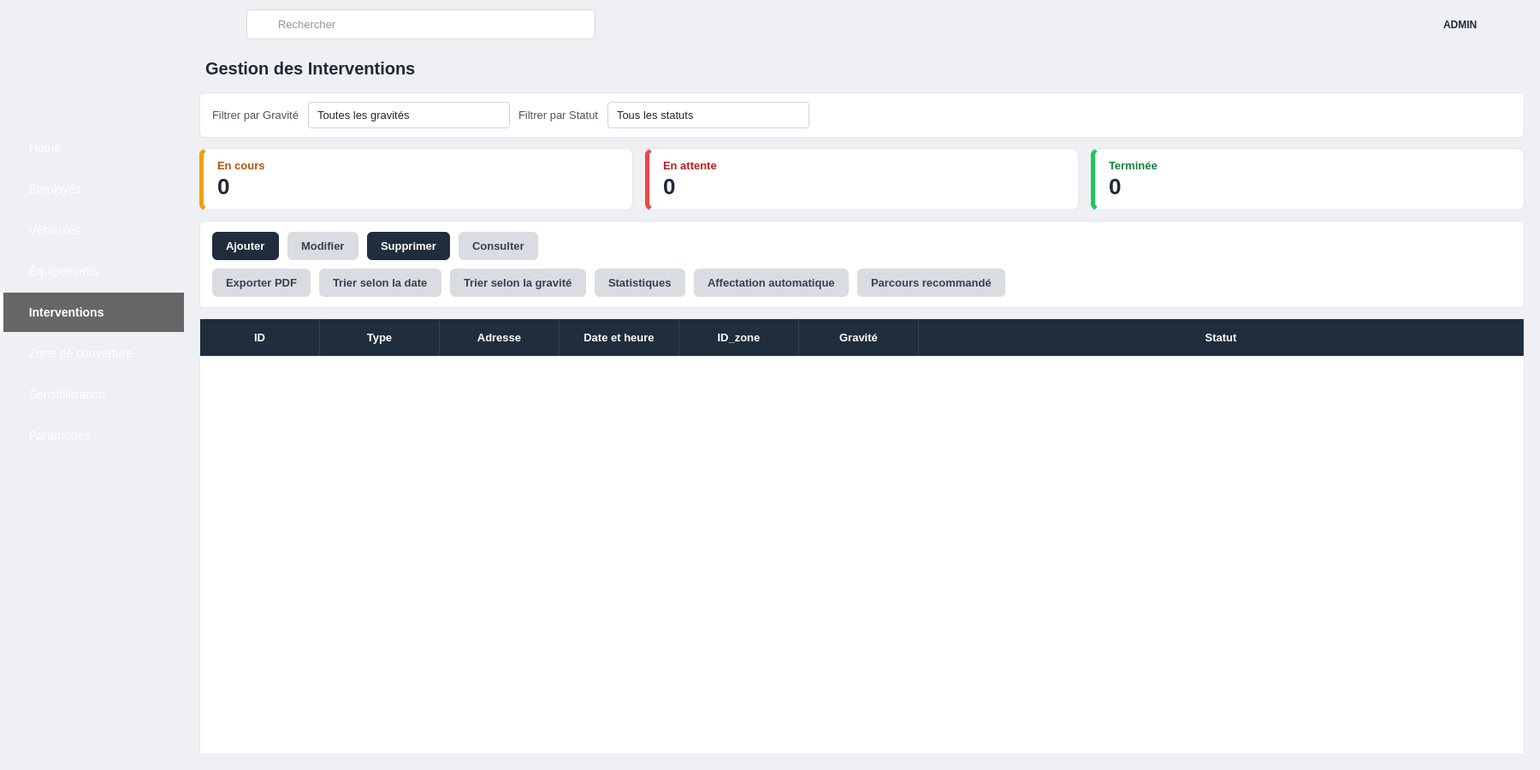
<?xml version="1.0" encoding="UTF-8"?>
<ui version="4.0">
 <class>GestionInterventions</class>
 <widget class="QWidget" name="GestionInterventions">
  <property name="geometry">
   <rect>
    <x>0</x>
    <y>0</y>
    <width>1800</width>
    <height>900</height>
   </rect>
  </property>
  <property name="windowTitle">
   <string>Gestion des interventions</string>
  </property>
  <property name="styleSheet">
   <string notr="true">* { font-family: &quot;Segoe UI&quot;, &quot;Helvetica Neue&quot;, Arial; font-size: 13px; color: #1f2937; }
QWidget#GestionInterventions { background: #eef0f4; }
QFrame#centerFrame, QFrame#content { background: #eef0f4; border: none; }
QLabel { background: transparent; }

/* ---- Sidebar (image + voile rouge) ---- */
QFrame#sidebar { border-image: url(:/images/sidebar_bg.png) 0 0 0 0 stretch stretch; }
QFrame#sidebar QLabel { background: transparent; border: none; }
QFrame#sidebar QPushButton {
    background: transparent; color: #ffffff; border: none; border-left: 4px solid transparent;
    text-align: left; padding: 12px 18px 12px 22px; font-size: 14px; min-height: 22px;
}
QFrame#sidebar QPushButton:hover   { background: rgba(0,0,0,0.22); }
QFrame#sidebar QPushButton:checked { background: rgba(0,0,0,0.58); font-weight: bold; border-left: 4px solid #ffffff; }

/* ---- Barre du haut ---- */
QFrame#topBar { background: #eef0f4; border: none; }
QLineEdit#searchEdit {
    background: #e2e5ea url(:/icons/search.png) no-repeat left center;
    border: 1px solid #d5d9df; border-radius: 6px; padding: 8px 12px 8px 34px; min-width: 360px; max-width: 360px;
}
QPushButton#btnMenu, QPushButton#btnNotif, QPushButton#btnSettings, QPushButton#btnPower {
    background: transparent; border: none; padding: 6px; border-radius: 6px;
}
QPushButton#btnMenu:hover, QPushButton#btnNotif:hover, QPushButton#btnSettings:hover, QPushButton#btnPower:hover { background: #dfe3e8; }
QLabel#labelAdmin { font-weight: bold; font-size: 12px; color: #1f2937; }

QLabel#labelTitle { font-size: 20px; font-weight: bold; color: #1f2937; padding: 4px 2px; }

/* ---- Filtres ---- */
QFrame#filtersFrame { background: white; border: 1px solid #e3e6ea; border-radius: 6px; }
QFrame#filtersFrame QLabel { border: none; color: #4b5563; }
QComboBox { background: white; border: 1px solid #cfd4da; border-radius: 4px; padding: 6px 10px; min-width: 190px; }
QComboBox::drop-down { border: none; width: 22px; }
QComboBox QAbstractItemView { background: white; selection-background-color: #fde2e2; selection-color: #1f2937; border: 1px solid #cfd4da; }

/* ---- Cartes ---- */
QFrame#cardEnCours, QFrame#cardEnAttente, QFrame#cardTerminee {
    background: white; border: 1px solid #e3e6ea; border-radius: 8px; min-width: 190px;
}
QFrame#cardEnCours   { border-left: 5px solid #f59e0b; }
QFrame#cardEnAttente { border-left: 5px solid #ef4444; }
QFrame#cardTerminee  { border-left: 5px solid #22c55e; }
QFrame#cardEnCours QLabel, QFrame#cardEnAttente QLabel, QFrame#cardTerminee QLabel { border: none; }
QLabel#lblEnCoursTitle   { color: #b45309; font-weight: bold; }
QLabel#lblEnAttenteTitle { color: #b91c1c; font-weight: bold; }
QLabel#lblTermineeTitle  { color: #15803d; font-weight: bold; }
QLabel#lblEnCours, QLabel#lblEnAttente, QLabel#lblTerminee { font-size: 26px; font-weight: bold; }

/* ---- Actions ---- */
QFrame#actionsFrame { background: white; border: 1px solid #e3e6ea; border-radius: 6px; }
QFrame#actionsFrame QPushButton {
    background: #d9dce1; color: #374151; border: none; border-radius: 6px;
    padding: 9px 16px; font-weight: 600; text-align: left;
}
QFrame#actionsFrame QPushButton:hover { background: #cdd1d7; }
QFrame#actionsFrame QPushButton:pressed { background: #b9bec6; }
QFrame#actionsFrame QPushButton#btnAjouter, QFrame#actionsFrame QPushButton#btnSupprimer { background: #1f2d3d; color: white; }
QFrame#actionsFrame QPushButton#btnAjouter:hover, QFrame#actionsFrame QPushButton#btnSupprimer:hover { background: #2d4157; }

/* ---- Tableau ---- */
QFrame#tableFrame { background: white; border: 1px solid #e3e6ea; border-radius: 4px; }
QTableWidget { background: white; alternate-background-color: #f5f6f8; border: none; selection-background-color: #fde2e2; selection-color: #1f2937; }
QTableWidget::item { padding: 6px; border-bottom: 1px solid #e8eaee; }
QHeaderView { background: #1f2d3d; }
QHeaderView::section { background: #1f2d3d; color: white; font-weight: bold; padding: 12px 8px; border: none; border-right: 1px solid #2f4054; }
QTableCornerButton::section { background: #1f2d3d; border: none; }
QScrollBar:vertical { background: transparent; width: 10px; }
QScrollBar::handle:vertical { background: #c3c8d0; border-radius: 5px; min-height: 30px; }
QScrollBar::add-line, QScrollBar::sub-line { height: 0; width: 0; }

/* ---- Panneau de droite ---- */
QFrame#rightPanel { background: #eef0f4; border: none; }
QFrame#panelChat, QFrame#panelDispatch, QFrame#panelComm { background: white; border: 1px solid #e3e6ea; border-radius: 6px; }
QFrame#rightPanel QLabel { border: none; }
QLabel#panelChatTitle, QLabel#panelDispatchTitle, QLabel#panelCommTitle { font-weight: bold; font-size: 14px; }
QTextEdit#chatView { background: white; border: none; min-height: 110px; }
QFrame#rightPanel QLineEdit { background: white; border: 1px solid #d5d9df; border-radius: 4px; padding: 8px; }
QFrame#rightPanel QPushButton { background: #1f2d3d; color: white; border: none; border-radius: 5px; padding: 9px 16px; font-weight: bold; }
QFrame#rightPanel QPushButton:hover { background: #2d4157; }
QLabel#lblUniteChef, QLabel#lblDispo, QLabel#lblProgress, QLabel#lblEmail, QLabel#lblSms { color: #4b5563; font-size: 12px; }
QLabel#lblJour, QLabel#lblNuit, QLabel#lblWeekend { color: #4b5563; font-size: 12px; }

QProgressBar { background: #e5e7eb; border: none; border-radius: 5px; min-height: 10px; max-height: 10px; }
QProgressBar::chunk { background: #22a559; border-radius: 5px; }
QProgressBar#barWeekend::chunk, QProgressBar#barProgress::chunk { background: #d32f2f; }

QPushButton#btnNotifier { background: #dbeafe; color: #1d4ed8; font-weight: 600; padding: 9px 6px; }
QPushButton#btnAlerte   { background: #fee2e2; color: #dc2626; font-weight: 600; padding: 9px 6px; }
QFrame#rightPanel QPushButton#btnNotifier:hover { background: #c7dcfb; }
QFrame#rightPanel QPushButton#btnAlerte:hover   { background: #fbcfcf; }
QFrame#rightPanel QPushButton#btnNotifier { background: #dbeafe; color: #1d4ed8; padding: 9px 6px; }
QFrame#rightPanel QPushButton#btnAlerte   { background: #fee2e2; color: #dc2626; padding: 9px 6px; }
QFrame#rightPanel QPushButton#btnGenerer  { background: #26364a; }
QFrame#rightPanel QPushButton#btnEnvoyerEmail { background: #e53935; }
QFrame#rightPanel QPushButton#btnEnvoyerEmail:hover { background: #c62828; }
QFrame#rightPanel QPushButton#btnEnvoyerSms { background: #1f6fe0; }
QFrame#rightPanel QPushButton#btnEnvoyerWhatsapp { background: #22a559; }
</string>
  </property>
  <layout class="QHBoxLayout" name="rootLayout">
   <property name="spacing">
    <number>0</number>
   </property>
   <property name="leftMargin">
    <number>0</number>
   </property>
   <property name="topMargin">
    <number>0</number>
   </property>
   <property name="rightMargin">
    <number>0</number>
   </property>
   <property name="bottomMargin">
    <number>0</number>
   </property>
   <item>
    <widget class="QFrame" name="sidebar">
     <property name="minimumSize">
      <size>
       <width>215</width>
       <height>0</height>
      </size>
     </property>
     <property name="maximumSize">
      <size>
       <width>215</width>
       <height>16777215</height>
      </size>
     </property>
     <layout class="QVBoxLayout" name="sidebarLayout">
      <property name="spacing">
       <number>2</number>
      </property>
      <property name="leftMargin">
       <number>0</number>
      </property>
      <property name="topMargin">
       <number>24</number>
      </property>
      <property name="rightMargin">
       <number>0</number>
      </property>
      <property name="bottomMargin">
       <number>24</number>
      </property>
      <item alignment="Qt::AlignmentFlag::AlignHCenter">
       <widget class="QLabel" name="logoLabel">
        <property name="minimumSize">
         <size>
          <width>124</width>
          <height>124</height>
         </size>
        </property>
        <property name="maximumSize">
         <size>
          <width>124</width>
          <height>124</height>
         </size>
        </property>
        <property name="text">
         <string/>
        </property>
        <property name="pixmap">
         <pixmap resource="interventions.qrc">:/images/logo.png</pixmap>
        </property>
        <property name="scaledContents">
         <bool>true</bool>
        </property>
       </widget>
      </item>
      <item>
       <widget class="QPushButton" name="btnHome">
        <property name="cursor">
         <cursorShape>PointingHandCursor</cursorShape>
        </property>
        <property name="text">
         <string>  Home</string>
        </property>
        <property name="icon">
         <iconset resource="interventions.qrc">
          <normaloff>:/icons/home.png</normaloff>:/icons/home.png</iconset>
        </property>
        <property name="iconSize">
         <size>
          <width>22</width>
          <height>22</height>
         </size>
        </property>
        <property name="checkable">
         <bool>true</bool>
        </property>
        <property name="autoExclusive">
         <bool>true</bool>
        </property>
       </widget>
      </item>
      <item>
       <widget class="QPushButton" name="btnEmployes">
        <property name="cursor">
         <cursorShape>PointingHandCursor</cursorShape>
        </property>
        <property name="text">
         <string>  Employés</string>
        </property>
        <property name="icon">
         <iconset resource="interventions.qrc">
          <normaloff>:/icons/employes.png</normaloff>:/icons/employes.png</iconset>
        </property>
        <property name="iconSize">
         <size>
          <width>22</width>
          <height>22</height>
         </size>
        </property>
        <property name="checkable">
         <bool>true</bool>
        </property>
        <property name="autoExclusive">
         <bool>true</bool>
        </property>
       </widget>
      </item>
      <item>
       <widget class="QPushButton" name="btnVehicules">
        <property name="cursor">
         <cursorShape>PointingHandCursor</cursorShape>
        </property>
        <property name="text">
         <string>  Véhicules</string>
        </property>
        <property name="icon">
         <iconset resource="interventions.qrc">
          <normaloff>:/icons/vehicules.png</normaloff>:/icons/vehicules.png</iconset>
        </property>
        <property name="iconSize">
         <size>
          <width>22</width>
          <height>22</height>
         </size>
        </property>
        <property name="checkable">
         <bool>true</bool>
        </property>
        <property name="autoExclusive">
         <bool>true</bool>
        </property>
       </widget>
      </item>
      <item>
       <widget class="QPushButton" name="btnEquipements">
        <property name="cursor">
         <cursorShape>PointingHandCursor</cursorShape>
        </property>
        <property name="text">
         <string>  Équipements</string>
        </property>
        <property name="icon">
         <iconset resource="interventions.qrc">
          <normaloff>:/icons/equipements.png</normaloff>:/icons/equipements.png</iconset>
        </property>
        <property name="iconSize">
         <size>
          <width>22</width>
          <height>22</height>
         </size>
        </property>
        <property name="checkable">
         <bool>true</bool>
        </property>
        <property name="autoExclusive">
         <bool>true</bool>
        </property>
       </widget>
      </item>
      <item>
       <widget class="QPushButton" name="btnInterventions">
        <property name="cursor">
         <cursorShape>PointingHandCursor</cursorShape>
        </property>
        <property name="text">
         <string>  Interventions</string>
        </property>
        <property name="icon">
         <iconset resource="interventions.qrc">
          <normaloff>:/icons/interventions.png</normaloff>:/icons/interventions.png</iconset>
        </property>
        <property name="iconSize">
         <size>
          <width>22</width>
          <height>22</height>
         </size>
        </property>
        <property name="checkable">
         <bool>true</bool>
        </property>
        <property name="checked">
         <bool>true</bool>
        </property>
        <property name="autoExclusive">
         <bool>true</bool>
        </property>
       </widget>
      </item>
      <item>
       <widget class="QPushButton" name="btnZones">
        <property name="cursor">
         <cursorShape>PointingHandCursor</cursorShape>
        </property>
        <property name="text">
         <string>  Zone de couverture</string>
        </property>
        <property name="icon">
         <iconset resource="interventions.qrc">
          <normaloff>:/icons/zones.png</normaloff>:/icons/zones.png</iconset>
        </property>
        <property name="iconSize">
         <size>
          <width>22</width>
          <height>22</height>
         </size>
        </property>
        <property name="checkable">
         <bool>true</bool>
        </property>
        <property name="autoExclusive">
         <bool>true</bool>
        </property>
       </widget>
      </item>
      <item>
       <widget class="QPushButton" name="btnSensibilisation">
        <property name="cursor">
         <cursorShape>PointingHandCursor</cursorShape>
        </property>
        <property name="text">
         <string>  Sensibilisation</string>
        </property>
        <property name="icon">
         <iconset resource="interventions.qrc">
          <normaloff>:/icons/sensibilisation.png</normaloff>:/icons/sensibilisation.png</iconset>
        </property>
        <property name="iconSize">
         <size>
          <width>22</width>
          <height>22</height>
         </size>
        </property>
        <property name="checkable">
         <bool>true</bool>
        </property>
        <property name="autoExclusive">
         <bool>true</bool>
        </property>
       </widget>
      </item>
      <item>
       <widget class="QPushButton" name="btnParametres">
        <property name="cursor">
         <cursorShape>PointingHandCursor</cursorShape>
        </property>
        <property name="text">
         <string>  Paramètres</string>
        </property>
        <property name="icon">
         <iconset resource="interventions.qrc">
          <normaloff>:/icons/parametres.png</normaloff>:/icons/parametres.png</iconset>
        </property>
        <property name="iconSize">
         <size>
          <width>22</width>
          <height>22</height>
         </size>
        </property>
        <property name="checkable">
         <bool>true</bool>
        </property>
        <property name="autoExclusive">
         <bool>true</bool>
        </property>
       </widget>
      </item>
      <item>
       <spacer name="sidebarSpacer">
        <property name="orientation">
         <enum>Qt::Orientation::Vertical</enum>
        </property>
        <property name="sizeHint" stdset="0">
         <size>
          <width>20</width>
          <height>20</height>
         </size>
        </property>
       </spacer>
      </item>
     </layout>
    </widget>
   </item>
   <item>
    <widget class="QFrame" name="centerFrame">
     <layout class="QVBoxLayout" name="centerLayout">
      <property name="spacing">
       <number>0</number>
      </property>
      <property name="leftMargin">
       <number>0</number>
      </property>
      <property name="topMargin">
       <number>0</number>
      </property>
      <property name="rightMargin">
       <number>0</number>
      </property>
      <property name="bottomMargin">
       <number>0</number>
      </property>
      <item>
       <widget class="QFrame" name="topBar">
        <property name="minimumSize">
         <size>
          <width>0</width>
          <height>58</height>
         </size>
        </property>
        <property name="maximumSize">
         <size>
          <width>16777215</width>
          <height>58</height>
         </size>
        </property>
        <layout class="QHBoxLayout" name="topBarLayout">
         <property name="spacing">
          <number>10</number>
         </property>
         <property name="leftMargin">
          <number>16</number>
         </property>
         <property name="topMargin">
          <number>8</number>
         </property>
         <property name="rightMargin">
          <number>16</number>
         </property>
         <property name="bottomMargin">
          <number>8</number>
         </property>
         <item>
          <widget class="QPushButton" name="btnMenu">
           <property name="cursor">
            <cursorShape>PointingHandCursor</cursorShape>
           </property>
           <property name="text">
            <string/>
           </property>
           <property name="icon">
            <iconset resource="interventions.qrc">
             <normaloff>:/icons/menu.png</normaloff>:/icons/menu.png</iconset>
           </property>
           <property name="iconSize">
            <size>
             <width>22</width>
             <height>22</height>
            </size>
           </property>
          </widget>
         </item>
         <item>
          <widget class="QLineEdit" name="searchEdit">
           <property name="placeholderText">
            <string>Rechercher</string>
           </property>
          </widget>
         </item>
         <item>
          <spacer name="topSpacer">
           <property name="orientation">
            <enum>Qt::Orientation::Horizontal</enum>
           </property>
           <property name="sizeHint" stdset="0">
            <size>
             <width>20</width>
             <height>20</height>
            </size>
           </property>
          </spacer>
         </item>
         <item>
          <widget class="QPushButton" name="btnNotif">
           <property name="cursor">
            <cursorShape>PointingHandCursor</cursorShape>
           </property>
           <property name="text">
            <string/>
           </property>
           <property name="icon">
            <iconset resource="interventions.qrc">
             <normaloff>:/icons/bell.png</normaloff>:/icons/bell.png</iconset>
           </property>
           <property name="iconSize">
            <size>
             <width>22</width>
             <height>22</height>
            </size>
           </property>
          </widget>
         </item>
         <item>
          <widget class="QPushButton" name="btnSettings">
           <property name="cursor">
            <cursorShape>PointingHandCursor</cursorShape>
           </property>
           <property name="text">
            <string/>
           </property>
           <property name="icon">
            <iconset resource="interventions.qrc">
             <normaloff>:/icons/gear.png</normaloff>:/icons/gear.png</iconset>
           </property>
           <property name="iconSize">
            <size>
             <width>22</width>
             <height>22</height>
            </size>
           </property>
          </widget>
         </item>
         <item>
          <widget class="QLabel" name="avatarLabel">
           <property name="minimumSize">
            <size>
             <width>38</width>
             <height>38</height>
            </size>
           </property>
           <property name="maximumSize">
            <size>
             <width>38</width>
             <height>38</height>
            </size>
           </property>
           <property name="text">
            <string/>
           </property>
           <property name="pixmap">
            <pixmap resource="interventions.qrc">:/icons/avatar.png</pixmap>
           </property>
           <property name="scaledContents">
            <bool>true</bool>
           </property>
          </widget>
         </item>
         <item>
          <widget class="QLabel" name="labelAdmin">
           <property name="text">
            <string>ADMIN</string>
           </property>
          </widget>
         </item>
         <item>
          <widget class="QPushButton" name="btnPower">
           <property name="cursor">
            <cursorShape>PointingHandCursor</cursorShape>
           </property>
           <property name="text">
            <string/>
           </property>
           <property name="icon">
            <iconset resource="interventions.qrc">
             <normaloff>:/icons/power.png</normaloff>:/icons/power.png</iconset>
           </property>
           <property name="iconSize">
            <size>
             <width>22</width>
             <height>22</height>
            </size>
           </property>
          </widget>
         </item>
        </layout>
       </widget>
      </item>
      <item>
       <widget class="QFrame" name="content">
        <layout class="QVBoxLayout" name="contentLayout">
         <property name="spacing">
          <number>12</number>
         </property>
         <property name="leftMargin">
          <number>18</number>
         </property>
         <property name="topMargin">
          <number>6</number>
         </property>
         <property name="rightMargin">
          <number>18</number>
         </property>
         <property name="bottomMargin">
          <number>18</number>
         </property>
         <item>
          <widget class="QLabel" name="labelTitle">
           <property name="text">
            <string>Gestion des Interventions</string>
           </property>
          </widget>
         </item>
         <item>
          <widget class="QFrame" name="filtersFrame">
           <layout class="QHBoxLayout" name="filtersLayout">
            <property name="spacing">
             <number>10</number>
            </property>
            <property name="leftMargin">
             <number>14</number>
            </property>
            <property name="topMargin">
             <number>10</number>
            </property>
            <property name="rightMargin">
             <number>14</number>
            </property>
            <property name="bottomMargin">
             <number>10</number>
            </property>
            <item>
             <widget class="QLabel" name="lblFiltreGravite">
              <property name="text">
               <string>Filtrer par Gravité</string>
              </property>
             </widget>
            </item>
            <item>
             <widget class="QComboBox" name="comboGravite">
              <item>
               <property name="text">
                <string>Toutes les gravités</string>
               </property>
              </item>
              <item>
               <property name="text">
                <string>Faible</string>
               </property>
              </item>
              <item>
               <property name="text">
                <string>Moyenne</string>
               </property>
              </item>
              <item>
               <property name="text">
                <string>Élevée</string>
               </property>
              </item>
              <item>
               <property name="text">
                <string>Critique</string>
               </property>
              </item>
             </widget>
            </item>
            <item>
             <widget class="QLabel" name="lblFiltreStatut">
              <property name="text">
               <string>Filtrer par Statut</string>
              </property>
             </widget>
            </item>
            <item>
             <widget class="QComboBox" name="comboStatut">
              <item>
               <property name="text">
                <string>Tous les statuts</string>
               </property>
              </item>
              <item>
               <property name="text">
                <string>En cours</string>
               </property>
              </item>
              <item>
               <property name="text">
                <string>En attente</string>
               </property>
              </item>
              <item>
               <property name="text">
                <string>Terminée</string>
               </property>
              </item>
             </widget>
            </item>
            <item>
             <spacer name="filtersSpacer">
              <property name="orientation">
               <enum>Qt::Orientation::Horizontal</enum>
              </property>
              <property name="sizeHint" stdset="0">
               <size>
                <width>20</width>
                <height>20</height>
               </size>
              </property>
             </spacer>
            </item>
           </layout>
          </widget>
         </item>
         <item>
          <layout class="QHBoxLayout" name="cardsLayout">
           <property name="spacing">
            <number>14</number>
           </property>
           <item>
            <widget class="QFrame" name="cardEnCours">
             <layout class="QVBoxLayout" name="cardEnCoursLayout">
              <property name="spacing">
               <number>2</number>
              </property>
              <property name="leftMargin">
               <number>16</number>
              </property>
              <property name="topMargin">
               <number>12</number>
              </property>
              <property name="rightMargin">
               <number>16</number>
              </property>
              <property name="bottomMargin">
               <number>12</number>
              </property>
              <item>
               <widget class="QLabel" name="lblEnCoursTitle">
                <property name="text">
                 <string>En cours</string>
                </property>
               </widget>
              </item>
              <item>
               <widget class="QLabel" name="lblEnCours">
                <property name="text">
                 <string>0</string>
                </property>
               </widget>
              </item>
             </layout>
            </widget>
           </item>
           <item>
            <widget class="QFrame" name="cardEnAttente">
             <layout class="QVBoxLayout" name="cardEnAttenteLayout">
              <property name="spacing">
               <number>2</number>
              </property>
              <property name="leftMargin">
               <number>16</number>
              </property>
              <property name="topMargin">
               <number>12</number>
              </property>
              <property name="rightMargin">
               <number>16</number>
              </property>
              <property name="bottomMargin">
               <number>12</number>
              </property>
              <item>
               <widget class="QLabel" name="lblEnAttenteTitle">
                <property name="text">
                 <string>En attente</string>
                </property>
               </widget>
              </item>
              <item>
               <widget class="QLabel" name="lblEnAttente">
                <property name="text">
                 <string>0</string>
                </property>
               </widget>
              </item>
             </layout>
            </widget>
           </item>
           <item>
            <widget class="QFrame" name="cardTerminee">
             <layout class="QVBoxLayout" name="cardTermineeLayout">
              <property name="spacing">
               <number>2</number>
              </property>
              <property name="leftMargin">
               <number>16</number>
              </property>
              <property name="topMargin">
               <number>12</number>
              </property>
              <property name="rightMargin">
               <number>16</number>
              </property>
              <property name="bottomMargin">
               <number>12</number>
              </property>
              <item>
               <widget class="QLabel" name="lblTermineeTitle">
                <property name="text">
                 <string>Terminée</string>
                </property>
               </widget>
              </item>
              <item>
               <widget class="QLabel" name="lblTerminee">
                <property name="text">
                 <string>0</string>
                </property>
               </widget>
              </item>
             </layout>
            </widget>
           </item>
          </layout>
         </item>
         <item>
          <widget class="QFrame" name="actionsFrame">
           <layout class="QVBoxLayout" name="actionsLayout">
            <property name="spacing">
             <number>10</number>
            </property>
            <property name="leftMargin">
             <number>14</number>
            </property>
            <property name="topMargin">
             <number>12</number>
            </property>
            <property name="rightMargin">
             <number>14</number>
            </property>
            <property name="bottomMargin">
             <number>12</number>
            </property>
            <item>
             <layout class="QHBoxLayout" name="actionsRow1">
              <property name="spacing">
               <number>10</number>
              </property>
              <item>
               <widget class="QPushButton" name="btnAjouter">
                <property name="cursor">
                 <cursorShape>PointingHandCursor</cursorShape>
                </property>
                <property name="text">
                 <string>Ajouter</string>
                </property>
                <property name="icon">
                 <iconset resource="interventions.qrc">
                  <normaloff>:/icons/add.png</normaloff>:/icons/add.png</iconset>
                </property>
                <property name="iconSize">
                 <size>
                  <width>22</width>
                  <height>22</height>
                 </size>
                </property>
               </widget>
              </item>
              <item>
               <widget class="QPushButton" name="btnModifier">
                <property name="cursor">
                 <cursorShape>PointingHandCursor</cursorShape>
                </property>
                <property name="text">
                 <string>Modifier</string>
                </property>
                <property name="icon">
                 <iconset resource="interventions.qrc">
                  <normaloff>:/icons/edit.png</normaloff>:/icons/edit.png</iconset>
                </property>
                <property name="iconSize">
                 <size>
                  <width>22</width>
                  <height>22</height>
                 </size>
                </property>
               </widget>
              </item>
              <item>
               <widget class="QPushButton" name="btnSupprimer">
                <property name="cursor">
                 <cursorShape>PointingHandCursor</cursorShape>
                </property>
                <property name="text">
                 <string>Supprimer</string>
                </property>
                <property name="icon">
                 <iconset resource="interventions.qrc">
                  <normaloff>:/icons/delete.png</normaloff>:/icons/delete.png</iconset>
                </property>
                <property name="iconSize">
                 <size>
                  <width>22</width>
                  <height>22</height>
                 </size>
                </property>
               </widget>
              </item>
              <item>
               <widget class="QPushButton" name="btnConsulter">
                <property name="cursor">
                 <cursorShape>PointingHandCursor</cursorShape>
                </property>
                <property name="text">
                 <string>Consulter</string>
                </property>
                <property name="icon">
                 <iconset resource="interventions.qrc">
                  <normaloff>:/icons/view.png</normaloff>:/icons/view.png</iconset>
                </property>
                <property name="iconSize">
                 <size>
                  <width>22</width>
                  <height>22</height>
                 </size>
                </property>
               </widget>
              </item>
              <item>
               <spacer name="row1Spacer">
                <property name="orientation">
                 <enum>Qt::Orientation::Horizontal</enum>
                </property>
                <property name="sizeHint" stdset="0">
                 <size>
                  <width>20</width>
                  <height>20</height>
                 </size>
                </property>
               </spacer>
              </item>
             </layout>
            </item>
            <item>
             <layout class="QHBoxLayout" name="actionsRow2">
              <property name="spacing">
               <number>10</number>
              </property>
              <item>
               <widget class="QPushButton" name="btnExportPdf">
                <property name="cursor">
                 <cursorShape>PointingHandCursor</cursorShape>
                </property>
                <property name="text">
                 <string>Exporter PDF</string>
                </property>
                <property name="icon">
                 <iconset resource="interventions.qrc">
                  <normaloff>:/icons/pdf.png</normaloff>:/icons/pdf.png</iconset>
                </property>
                <property name="iconSize">
                 <size>
                  <width>22</width>
                  <height>22</height>
                 </size>
                </property>
               </widget>
              </item>
              <item>
               <widget class="QPushButton" name="btnTriDate">
                <property name="cursor">
                 <cursorShape>PointingHandCursor</cursorShape>
                </property>
                <property name="text">
                 <string>Trier selon la date</string>
                </property>
                <property name="icon">
                 <iconset resource="interventions.qrc">
                  <normaloff>:/icons/calendar.png</normaloff>:/icons/calendar.png</iconset>
                </property>
                <property name="iconSize">
                 <size>
                  <width>22</width>
                  <height>22</height>
                 </size>
                </property>
               </widget>
              </item>
              <item>
               <widget class="QPushButton" name="btnTriGravite">
                <property name="cursor">
                 <cursorShape>PointingHandCursor</cursorShape>
                </property>
                <property name="text">
                 <string>Trier selon la gravité</string>
                </property>
                <property name="icon">
                 <iconset resource="interventions.qrc">
                  <normaloff>:/icons/interventions.png</normaloff>:/icons/interventions.png</iconset>
                </property>
                <property name="iconSize">
                 <size>
                  <width>22</width>
                  <height>22</height>
                 </size>
                </property>
               </widget>
              </item>
              <item>
               <widget class="QPushButton" name="btnStats">
                <property name="cursor">
                 <cursorShape>PointingHandCursor</cursorShape>
                </property>
                <property name="text">
                 <string>Statistiques</string>
                </property>
                <property name="icon">
                 <iconset resource="interventions.qrc">
                  <normaloff>:/icons/stats.png</normaloff>:/icons/stats.png</iconset>
                </property>
                <property name="iconSize">
                 <size>
                  <width>22</width>
                  <height>22</height>
                 </size>
                </property>
               </widget>
              </item>
              <item>
               <widget class="QPushButton" name="btnAffectation">
                <property name="cursor">
                 <cursorShape>PointingHandCursor</cursorShape>
                </property>
                <property name="text">
                 <string>Affectation automatique</string>
                </property>
                <property name="icon">
                 <iconset resource="interventions.qrc">
                  <normaloff>:/icons/team.png</normaloff>:/icons/team.png</iconset>
                </property>
                <property name="iconSize">
                 <size>
                  <width>22</width>
                  <height>22</height>
                 </size>
                </property>
               </widget>
              </item>
              <item>
               <widget class="QPushButton" name="btnParcours">
                <property name="cursor">
                 <cursorShape>PointingHandCursor</cursorShape>
                </property>
                <property name="text">
                 <string>Parcours recommandé</string>
                </property>
                <property name="icon">
                 <iconset resource="interventions.qrc">
                  <normaloff>:/icons/route.png</normaloff>:/icons/route.png</iconset>
                </property>
                <property name="iconSize">
                 <size>
                  <width>22</width>
                  <height>22</height>
                 </size>
                </property>
               </widget>
              </item>
              <item>
               <spacer name="row2Spacer">
                <property name="orientation">
                 <enum>Qt::Orientation::Horizontal</enum>
                </property>
                <property name="sizeHint" stdset="0">
                 <size>
                  <width>20</width>
                  <height>20</height>
                 </size>
                </property>
               </spacer>
              </item>
             </layout>
            </item>
           </layout>
          </widget>
         </item>
         <item>
          <widget class="QFrame" name="tableFrame">
           <layout class="QVBoxLayout" name="tableFrameLayout">
            <property name="spacing">
             <number>0</number>
            </property>
            <property name="leftMargin">
             <number>0</number>
            </property>
            <property name="topMargin">
             <number>0</number>
            </property>
            <property name="rightMargin">
             <number>0</number>
            </property>
            <property name="bottomMargin">
             <number>0</number>
            </property>
            <item>
             <widget class="QTableWidget" name="tableInterventions">
              <property name="frameShape">
               <enum>QFrame::Shape::NoFrame</enum>
              </property>
              <property name="editTriggers">
               <set>QAbstractItemView::EditTrigger::NoEditTriggers</set>
              </property>
              <property name="alternatingRowColors">
               <bool>true</bool>
              </property>
              <property name="selectionBehavior">
               <enum>QAbstractItemView::SelectionBehavior::SelectRows</enum>
              </property>
              <property name="showGrid">
               <bool>false</bool>
              </property>
              <attribute name="horizontalHeaderDefaultSectionSize">
               <number>140</number>
              </attribute>
              <attribute name="horizontalHeaderStretchLastSection">
               <bool>true</bool>
              </attribute>
              <attribute name="verticalHeaderVisible">
               <bool>false</bool>
              </attribute>
              <attribute name="verticalHeaderDefaultSectionSize">
               <number>52</number>
              </attribute>
              <column>
               <property name="text">
                <string>ID</string>
               </property>
              </column>
              <column>
               <property name="text">
                <string>Type</string>
               </property>
              </column>
              <column>
               <property name="text">
                <string>Adresse</string>
               </property>
              </column>
              <column>
               <property name="text">
                <string>Date et heure</string>
               </property>
              </column>
              <column>
               <property name="text">
                <string>ID_zone</string>
               </property>
              </column>
              <column>
               <property name="text">
                <string>Gravité</string>
               </property>
              </column>
              <column>
               <property name="text">
                <string>Statut</string>
               </property>
              </column>
             </widget>
            </item>
           </layout>
          </widget>
         </item>
        </layout>
       </widget>
      </item>
     </layout>
    </widget>
   </item>
  </layout>
 </widget>
 <resources>
  <include location="interventions.qrc"/>
 </resources>
 <connections/>
</ui>
